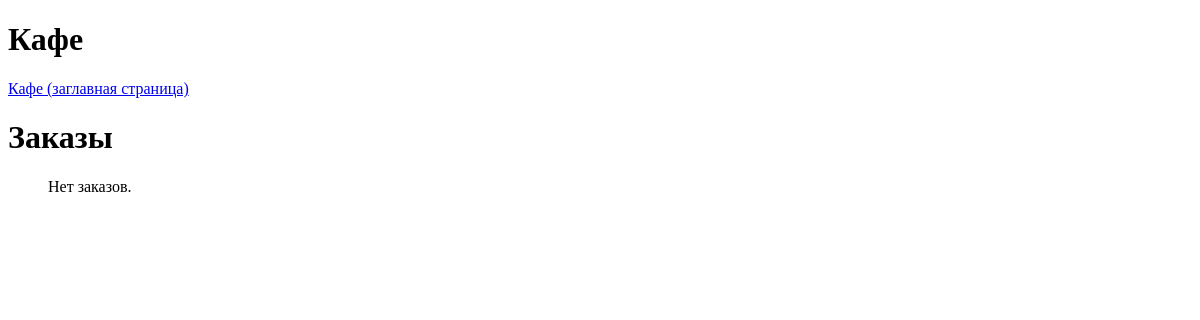
/orders/, run on an earlier commit of the app's database.
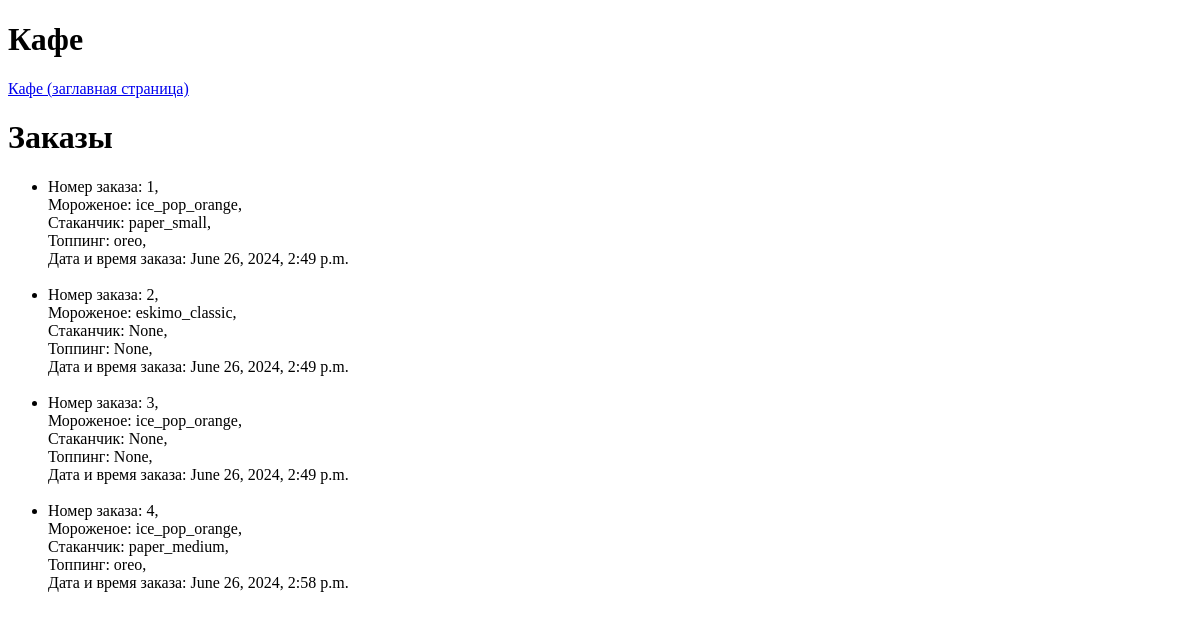
And on a later commit of the database.
### icecream_bar/models.py (models this page shows, shortened)
class Order(models.Model):
    STATUS_CHOICES = [
        ('New', 'Новый'),
        ('Completed', 'Завершен'),
    ]
    cup = models.ForeignKey(
        Cup,
        on_delete=models.SET_NULL,
        null=True,
        blank=True
    )
    ice_cream = models.ForeignKey(
        IceCream,
        on_delete=models.SET_NULL,
        null=True,
        blank=True
    )
    topping = models.ForeignKey(
        Topping,
        on_delete=models.SET_NULL,
        null=True,
        blank=True
    )
    order_id = models.IntegerField()
    created_at = models.DateTimeField(auto_now_add=True)
    updated_at = models.DateTimeField(auto_now=True)
    status = models.CharField(
        max_length=50,
        choices=STATUS_CHOICES,
        default='New'
    )
    assignee = models.ForeignKey(
        User,
        related_name='orders',
        on_delete=models.SET_NULL,
        null=True,
        blank=True
    )

class IceCream(models.Model):
    name = models.CharField(max_length=100)
    description = models.TextField()
    price = models.IntegerField(validators=[MinValueValidator(0)])
    def __str__(self):
        return self.name

class Cup(models.Model):
    name = models.CharField(max_length=100)
    description = models.TextField()
    price = models.IntegerField(validators=[MinValueValidator(0)])
    def __str__(self):
        return self.name

class Topping(models.Model):
    name = models.CharField(max_length=100)
    description = models.TextField()
    price = models.IntegerField(validators=[MinValueValidator(0)])
    def __str__(self):
        return self.name

### icecream_bar/views.py (the view)
# urls.py: path('orders/', views.OrdersListView.as_view(), name='orders'),
class OrdersListView(ListView):
    model = Order
    template_name = 'icecream_bar/orders_list.html'
    context_object_name = 'orders_list'

### icecream_bar/templates/icecream_bar/orders_list.html
{% extends 'base/base.html' %}
{% block content %}
    <h1>Заказы</h1>
    <ul>
        {% for order in orders_list %}
            <li>Номер заказа: {{ order.order_id }}, <br/>
                Мороженое: {{ order.ice_cream }}, <br/>
                Стаканчик: {{ order.cup }}, <br/>
                Топпинг: {{ order.topping }}, <br/>
                Дата и время заказа: {{ order.created_at }} </li><br/>
        {% empty %}
            <p>Нет заказов.</p>
        {% endfor %}
    </ul>
{% endblock %}

### templates/base/base.html (shortened to what this page needs)
<!DOCTYPE html>
<html lang="en">
<head>
</head>
<body>
    <header>
      <h1>Кафе</h1>
    </header>
    {% include 'base/nav.html' only with param='Django'%}
    <main>
        {% block content %}{% endblock %}
    </main>
</body>
</html>

### templates/base/nav.html
<nav>
    <p><a href="{% url 'icecream_bar:index' %}">Кафе (заглавная страница)</a></p>
</nav>

What changed in the data, as far as the page shows it:
added Order: order_id "1", ice_cream "ice_pop_orange", cup "paper_small", topping "oreo", created_at "June 26, 2024, 2:49 p.m."
added Order: order_id "2", ice_cream "eskimo_classic", cup "None", topping "None", created_at "June 26, 2024, 2:49 p.m."
added Order: order_id "3", ice_cream "ice_pop_orange", cup "None", topping "None", created_at "June 26, 2024, 2:49 p.m."
added Order: order_id "4", ice_cream "ice_pop_orange", cup "paper_medium", topping "oreo", created_at "June 26, 2024, 2:58 p.m."
Also different on the page:
text no longer shown: "Нет заказов."
